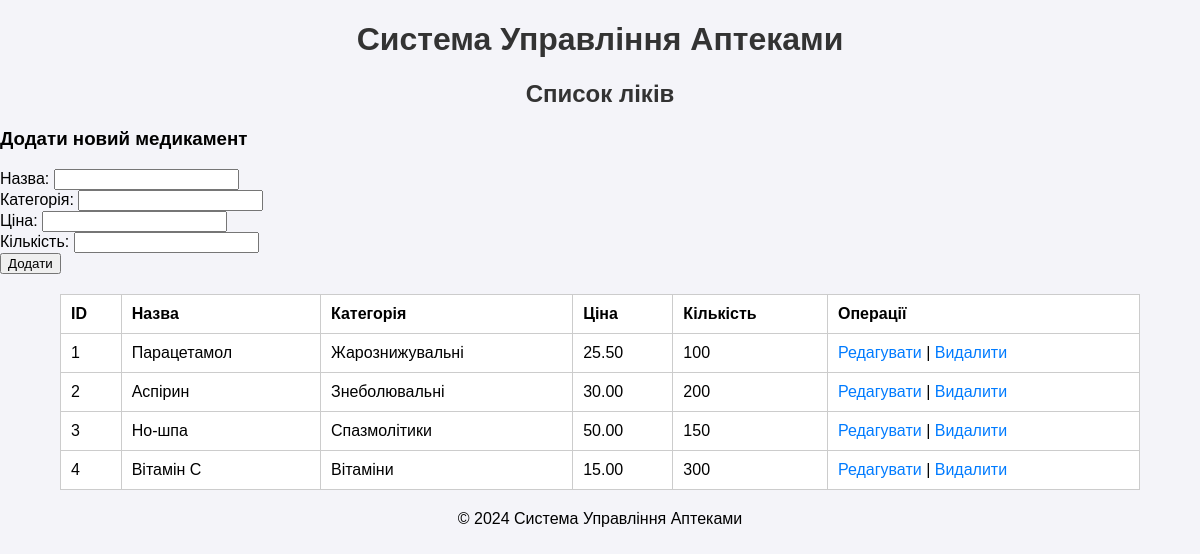
/pages/liky.php, run on the app's committed database.
### tables this page shows
CREATE TABLE `LIKY` (
  `ID_LIKY` int(11) NOT NULL,
  `NAME` varchar(100) NOT NULL,
  `CATEGORY` varchar(50) DEFAULT NULL,
  `PRICE` decimal(10,2) NOT NULL,
  `STOCK` int(11) DEFAULT NULL,
  `ID_POSTACHALNYK` int(11) DEFAULT NULL
);

### pages/liky.php (the view, shortened to what this page needs)
<?php
include('../includes/db.php');
include('../includes/header.php');
$query = 'SELECT * FROM LIKY';
$stmt = $pdo->query($query);
echo "<h2>Список ліків</h2>";
echo '<h3>Додати новий медикамент</h3>';
echo '<form method="POST">
        <label for="name">Назва:</label>
        <input type="text" name="name" required><br>
        <label for="category">Категорія:</label>
        <input type="text" name="category" required><br>
        <label for="price">Ціна:</label>
        <input type="number" name="price" required><br>
        <label for="stock">Кількість:</label>
        <input type="number" name="stock" required><br>
        <button type="submit" name="add">Додати</button>
      </form>';
echo "<table>
        <tr><th>ID</th><th>Назва</th><th>Категорія</th><th>Ціна</th><th>Кількість</th><th>Операції</th></tr>";
while ($row = $stmt->fetch(PDO::FETCH_ASSOC)) {
    echo "<tr>
            <td>{$row['ID_LIKY']}</td>
            <td>{$row['NAME']}</td>
            <td>{$row['CATEGORY']}</td>
            <td>{$row['PRICE']}</td>
            <td>{$row['STOCK']}</td>
            <td>
                <a href='update_liky.php?id={$row['ID_LIKY']}'>Редагувати</a> |
                <a href='?delete_id={$row['ID_LIKY']}'>Видалити</a>
            </td>
          </tr>";
}
echo "</table>";
include('../includes/footer.php');
?>

### assets/style.css (style rules this page uses)
body { font-family: Arial, sans-serif; margin: 0; padding: 0; background-color: #f4f4f9; }
h1, h2 { text-align: center; color: #333; }
table { margin: 20px auto; border-collapse: collapse; width: 90%; background: #fff; }
table, th, td { border: 1px solid #ccc; }
th, td { padding: 10px; text-align: left; }
a { text-decoration: none; color: #007BFF; }

### data on the page
liky: ID_LIKY "1", NAME "Парацетамол", CATEGORY "Жарознижувальні", PRICE "25.50", STOCK "100"
liky: ID_LIKY "2", NAME "Аспірин", CATEGORY "Знеболювальні", PRICE "30.00", STOCK "200"
liky: ID_LIKY "3", NAME "Но-шпа", CATEGORY "Спазмолітики", PRICE "50.00", STOCK "150"
liky: ID_LIKY "4", NAME "Вітамін C", CATEGORY "Вітаміни", PRICE "15.00", STOCK "300"
